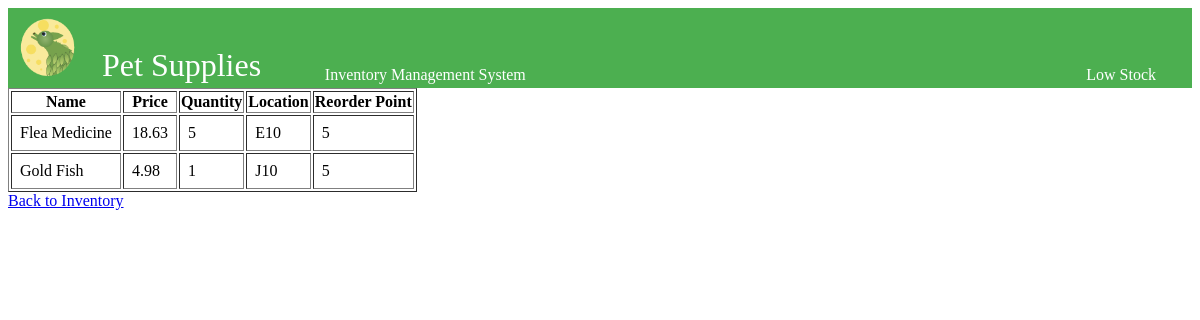
The page /low-stock/ on the database as committed earlier.
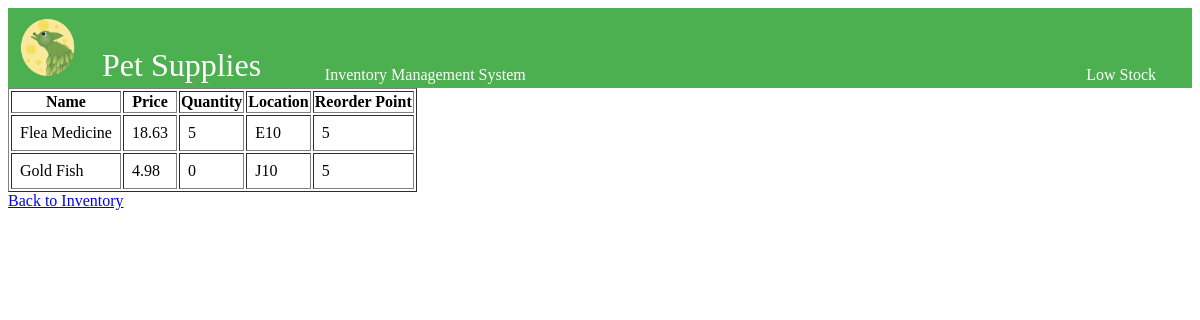
The same page on the database as committed later.
### inventory/models.py (models this page shows, shortened)
class Supply(models.Model):
    name = models.CharField(max_length=255, primary_key=True)
    price = models.FloatField()
    quantity = models.IntegerField()
    location = models.CharField(max_length=255)
    reorder_point = models.PositiveIntegerField(default=5)

### inventory/views.py (the view)
# urls.py: path('low-stock/', views.low_stock_supplies, name='low_stock_supplies'),
def low_stock_supplies(request):
    low_stock_items = Supply.objects.filter(quantity__lte=models.F('reorder_point'))
    return render(request, 'inventory/low_stock.html', {'low_stock_items': low_stock_items})

### inventory/templates/inventory/low_stock.html (shortened to what this page needs)
{% load static %}
<!DOCTYPE html>
<html lang="en">
<head>
    <link rel="stylesheet" href="{% static 'css/styles.css' %}">
</head>
<body>
    <div class="header-container">
        <table class = "nav_tab">
            <tr>
                <td>
    <img src="{% static 'icons/TLeafLogo2sm.png' %}" alt="T Leaf Logo">
</td>
 <td class = "pet">
    <div class = "head">
        Pet Supplies
        </div>
    </td>
<td class = "warn2">
    Inventory Management System
</td>
<td class = "warn2">
    Low Stock
</td>
</tr>
</table>
</div>
    <table border="1">
        <thead>
            <tr>
                <th>Name</th>
                <th>Price</th>
                <th>Quantity</th>
                <th>Location</th>
                <th>Reorder Point</th>
            </tr>
        </thead>
        <tbody>
            {% for supply in low_stock_items %}
            <tr>
                <td>{{ supply.name }}</td>
                <td>{{ supply.price }}</td>
                <td>{{ supply.quantity }}</td>
                <td>{{ supply.location }}</td>
                <td>{{ supply.reorder_point }}</td>
            </tr>
            {% empty %}
            <tr>
                <td colspan="5">No low stock items.</td>
            </tr>
            {% endfor %}
        </tbody>
    </table>
    <a href="{% url 'index' %}">Back to Inventory</a>
</body>
</html>

Rows that differ between the two databases and show on the page:
changed Supply "Gold Fish": quantity "1" → "0"
